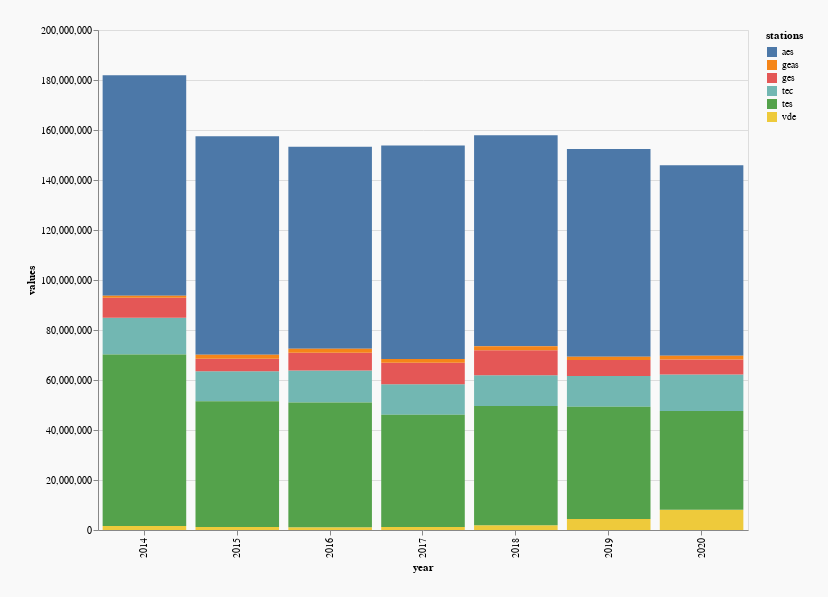

The cell this chart's notebook holds for it:
### Code cell
alt.Chart(data1).mark_bar().encode(
    x = alt.X('year:N'),
    y = alt.Y('values:Q'),
    color = alt.Color('stations:N'),
    tooltip = alt.Tooltip('values')
).properties(width = 650, height = 500, background = '#F9F9F9', padding = 25)

### Figure 1 — Vega-Lite specification as saved in the notebook (floating-point values rounded to 4 significant figures)
{"config": {"view": {"continuousWidth": 400, "continuousHeight": 300}}, "data": {"name": "data-43c73be006ae4f6f4d31c3ee04b678b7"}, "mark": "bar", "background": "#F9F9F9", "encoding": {"color": {"type": "nominal", "field": "stations"}, "tooltip": {"type": "quantitative", "field": "values"}, "x": {"type": "nominal", "field": "year"}, "y": {"type": "quantitative", "field": "values"}}, "height": 500, "padding": 25, "width": 650, "$schema": "https://vega.github.io/schema/vega-lite/v4.8.1.json", "datasets": {"data-43c73be006ae4f6f4d31c3ee04b678b7": [{"year": 2014, "stations": "aes", "values": 88200000.0}, {"year": 2015, "stations": "aes", "values": 87410000.0}, {"year": 2016, "stations": "aes", "values": 80760000.0}, {"year": 2017, "stations": "aes", "values": 85310000.0}, {"year": 2018, "stations": "aes", "values": 84350000.0}, {"year": 2019, "stations": "aes", "values": 83100000.0}, {"year": 2020, "stations": "aes", "values": 76210000.0}, {"year": 2014, "stations": "tec", "values": 14680000.0}, {"year": 2015, "stations": "tec", "values": 12040000.0}, {"year": 2016, "stations": "tec", "values": 12840000.0}, {"year": 2017, "stations": "tec", "values": 12210000.0}, {"year": 2018, "stations": "tec", "values": 12260000.0}, {"year": 2019, "stations": "tec", "values": 12250000.0}, {"year": 2020, "stations": "tec", "values": 14540000.0}, {"year": 2014, "stations": "vde", "values": 1606000.0}, {"year": 2015, "stations": "vde", "values": 1235000.0}, {"year": 2016, "stations": "vde", "values": 1093000.0}, {"year": 2017, "stations": "vde", "values": 1177000.0}, {"year": 2018, "stations": "vde", "values": 1864000.0}, {"year": 2019, "stations": "vde", "values": 4442000.0}, {"year": 2020, "stations": "vde", "values": 8125000.0}, {"year": 2014, "stations": "tes", "values": 68610000.0}, {"year": 2015, "stations": "tes", "values": 50260000.0}, {"year": 2016, "stations": "tes", "values": 49880000.0}, {"year": 2017, "stations": "tes", "values": 44950000.0}, {"year": 2018, "stations": "tes", "values": 47750000.0}, {"year": 2019, "stations": "tes", "values": 44880000.0}, {"year": 2020, "stations": "tes", "values": 39500000.0}, {"year": 2014, "stations": "ges", "values": 7991000.0}, {"year": 2015, "stations": "ges", "values": 4964000.0}, {"year": 2016, "stations": "ges", "values": 7114000.0}, {"year": 2017, "stations": "ges", "values": 8532000.0}, {"year": 2018, "stations": "ges", "values": 10070000.0}, {"year": 2019, "stations": "ges", "values": 6422000.0}, {"year": 2020, "stations": "ges", "values": 5999000.0}, {"year": 2014, "stations": "geas", "values": 839800.0}, {"year": 2015, "stations": "geas", "values": 1555000.0}, {"year": 2016, "stations": "geas", "values": 1621000.0}, {"year": 2017, "stations": "geas", "values": 1575000.0}, {"year": 2018, "stations": "geas", "values": 1565000.0}, {"year": 2019, "stations": "geas", "values": 1323000.0}, {"year": 2020, "stations": "geas", "values": 1562000.0}]}}
